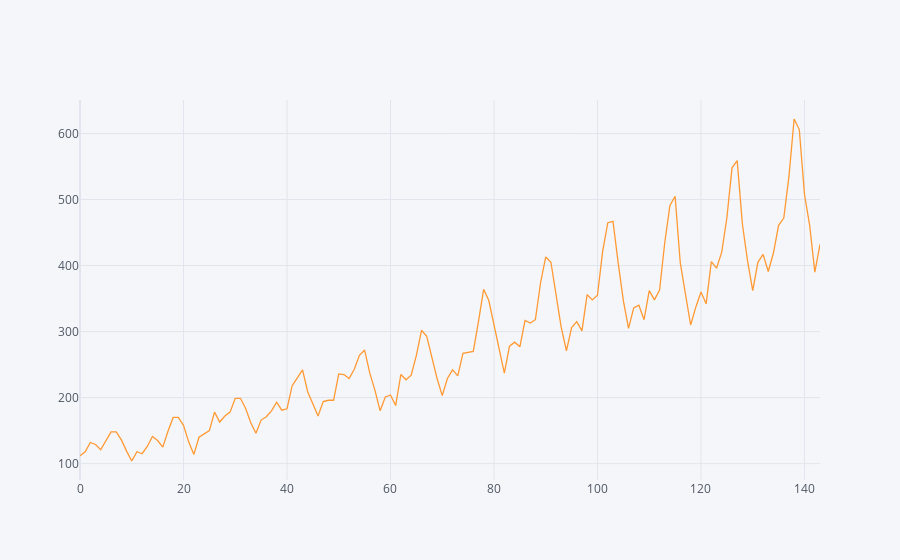

The cell this chart's notebook holds for it:
### Code cell
dataset_filter.iplot()

### Figure 1 — Plotly figure (JSON) as saved in the notebook; plotly's stock layout.template omitted (floating-point values rounded to 4 significant figures; data arrays with more than 128 entries replaced by an {"elided": "..."} marker saying what was removed)
{"data": [{"line": {"color": "rgba(255, 153, 51, 1.0)", "dash": "solid", "shape": "linear", "width": 1.3}, "mode": "lines", "name": "passengers", "text": "", "type": "scatter", "x": {"elided": "144 int values"}, "y": {"elided": "144 int values"}}], "layout": {"legend": {"bgcolor": "#F5F6F9", "font": {"color": "#4D5663"}}, "paper_bgcolor": "#F5F6F9", "plot_bgcolor": "#F5F6F9", "title": {"font": {"color": "#4D5663"}}, "xaxis": {"gridcolor": "#E1E5ED", "showgrid": true, "tickfont": {"color": "#4D5663"}, "title": {"font": {"color": "#4D5663"}, "text": ""}, "zerolinecolor": "#E1E5ED"}, "yaxis": {"gridcolor": "#E1E5ED", "showgrid": true, "tickfont": {"color": "#4D5663"}, "title": {"font": {"color": "#4D5663"}, "text": ""}, "zerolinecolor": "#E1E5ED"}}}
